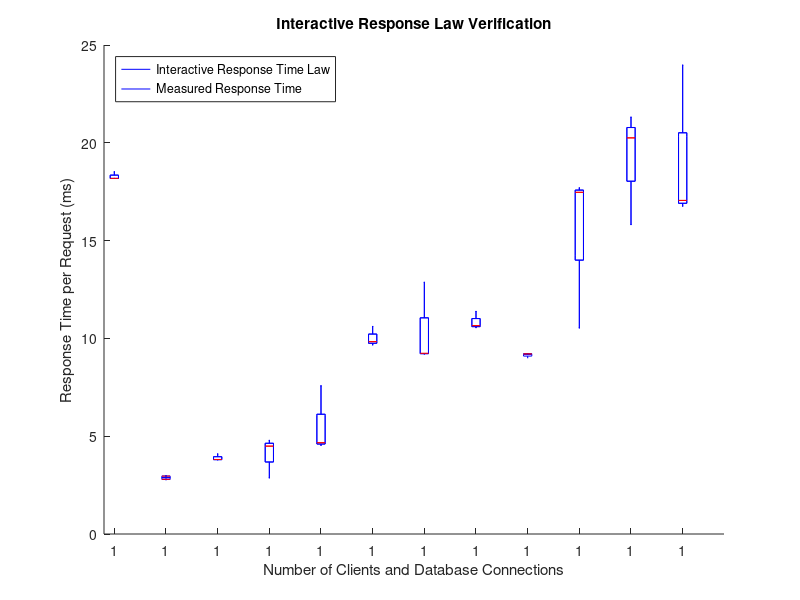

Write MATLAB code to recreate this figure.
clear variables

labels = char('1','6','11','16','21','26','31','36','41','46','51','56');
clients = 1:5:60;
% the experiment ran for 120 seconds each, see run_db_data_experiment.sh
runtime = 120;

% the results got processed by hand into db_data_test_summary_tp_rt_tps
% and copied to this script.
rt1 = [2181	333	455	574	544	1180 1108 1278 1081 2123 2430 2046];
rt2 = [2222	357	491	539	560	1273 1544 1365 1106 1264 2557 2876];
rt3 = [2181	355	457	344	909	1160 1104 1266 1102 2096 1898 2011];

% hold on
% plot(clients, rt1)
% plot(clients, rt2)
% plot(clients, rt3)
% title('Response Time (ms)')
% hold off

tps1 = [0.44	17	24	27	38	21	27	27	37	21	20	27];
tps2 = [0.44	16	22	29	37	20	19	25	36	36	19	19];
tps3 = [0.45	17	23	46	22	22	27	28	37	21	26	27];

% figure();
% hold on
% plot(clients, tps1)
% plot(clients, tps2)
% plot(clients, tps3)
% title('Requests per Second')

tp1 = [55	2161	2900	3342	4630	2644	3356	3380	4450	2599	2518	3283];
tp2 = [54	2012	2685	3561	4500	2450	2409	3163	4448	4366	2393	2336];
tp3 = [55	2146	2887	5566	2770	2688	3367	3411	4464	2633	3223	3340];

% figure();
% hold on
% plot(clients, tp1)
% plot(clients, tp2)
% plot(clients, tp3)
% title('Total Requests per Configuration')

rt1 = rt1./runtime;
rt2 = rt2./runtime;
rt3 = rt3./runtime;

il_rt1 = clients./tp1*10^3;
il_rt2 = clients./tp2*10^3;
il_rt3 = clients./tp3*10^3;

% figure();
% hold on
% plot(clients, il_rt1)
% plot(clients, il_rt2)
% plot(clients, il_rt3)
% title('Interactive Law Response Time (ms)')

% make boxplots
rt_data = [rt1, rt2, rt3]';
rt_idx = [clients, clients, clients]';

il_rt_data = [il_rt1, il_rt2, il_rt3]';
il_rt_idx = rt_idx;

figure()
hold on
boxplot(rt_data, rt_idx);
boxplot(il_rt_data, il_rt_idx)
% plot additionally the 50% quantile (media) for readability and
% a nice legend reference
medians = findobj(gca,'tag','Median');
numMedians = length(medians)/2;
linestyles = ['-', ':'];
for i = 1:2
    currMedians = medians(((i-1)*numMedians + 1):(i*numMedians));
    xs = zeros(numMedians, 1);
    ys = zeros(numMedians, 1);
    for j = 1:numMedians
        currMedian = currMedians(j);
        xt = currMedian.XData;
        xs(j) = mean(xt);
        yt = currMedian.YData;
        ys(j) = mean(yt);
    end
    plot(xs, ys, 'color', 'blue', 'linewidth', 2, ...
        'linestyle', linestyles(i))
    % store values for later comparison
    if i == 1
        il_medians = ys;
    else
        rl_medians = ys;
    end
end
title('Interactive Response Law Verification')
xlabel('Number of Clients and Database Connections')
ylabel('Response Time per Request (ms)')
legend('Interactive Response Time Law', 'Measured Response Time', ...
    'Location', 'northwest')

disp('Maximum Error in Milliseconds:')
diff = abs(il_medians - rl_medians);
max_diff = max(diff)
disp('Which accounts for percents difference w.r.t to original measurement:')
max_diff_perc = max(max_diff./rl_medians*100)